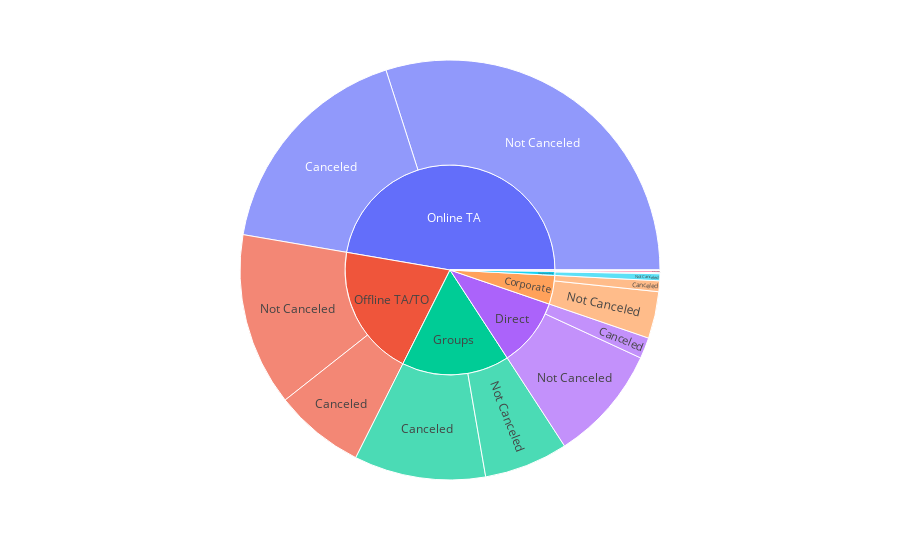

The cell this chart's notebook holds for it:
### Code cell
fig = px.sunburst(data, path=['market_segment', 'is_canceled'])
for i in range(len(fig.data[0].labels)):
    if(fig.data[0].labels[i] == '0'):
        fig.data[0].labels[i] = 'Not Canceled'
    if(fig.data[0].labels[i] == '1'):
        fig.data[0].labels[i] = 'Canceled'
fig.show()

### Figure 1 — Plotly figure (JSON) as saved in the notebook; plotly's stock layout.template omitted (floating-point values rounded to 4 significant figures)
{"data": [{"branchvalues": "total", "domain": {"x": [0, 1], "y": [0, 1]}, "hovertemplate": "labels=%{label}<br>count=%{value}<br>parent=%{parent}<br>id=%{id}<extra></extra>", "ids": ["Aviation/0", "Complementary/0", "Corporate/0", "Direct/0", "Groups/0", "Offline TA/TO/0", "Online TA/0", "Aviation/1", "Complementary/1", "Corporate/1", "Direct/1", "Groups/1", "Offline TA/TO/1", "Online TA/1", "Undefined/1", "Aviation", "Complementary", "Corporate", "Direct", "Groups", "Offline TA/TO", "Online TA", "Undefined"], "labels": ["Not Canceled", "Not Canceled", "Not Canceled", "Not Canceled", "Not Canceled", "Not Canceled", "Not Canceled", "Canceled", "Canceled", "Canceled", "Canceled", "Canceled", "Canceled", "Canceled", "Canceled", "Aviation", "Complementary", "Corporate", "Direct", "Groups", "Offline TA/TO", "Online TA", "Undefined"], "name": "", "parents": ["Aviation", "Complementary", "Corporate", "Direct", "Groups", "Offline TA/TO", "Online TA", "Aviation", "Complementary", "Corporate", "Direct", "Groups", "Offline TA/TO", "Online TA", "Undefined", "", "", "", "", "", "", "", ""], "type": "sunburst", "values": [185, 646, 4303, 10672, 7714, 15908, 35738, 52, 97, 992, 1934, 12097, 8311, 20739, 2, 237, 743, 5295, 12606, 19811, 24219, 56477, 2]}], "layout": {"legend": {"tracegroupgap": 0}, "margin": {"t": 60}}}
